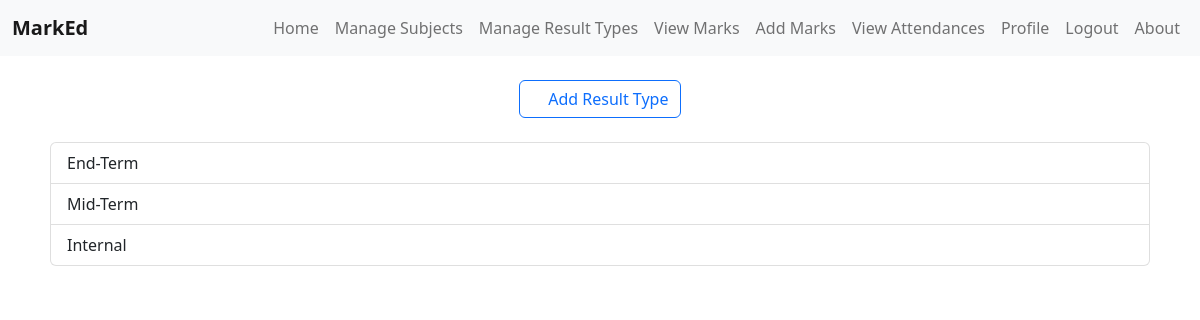
The page /result_types.php (signed in) on the database its author committed.
### tables this page shows
CREATE TABLE `result_types` (
  `id` int(11) NOT NULL,
  `type` varchar(255) DEFAULT NULL,
  `created` timestamp NOT NULL DEFAULT CURRENT_TIMESTAMP
);

### result_types.php (the view, shortened to what this page needs)
<!DOCTYPE html>
<html lang="en">
<head>
  <link href="/components/libs/font-awesome-pro/css/all.min.css" rel="stylesheet">
</head>
<body>
   <?php include 'nav.php'; ?>
   <?php
    $roleQ = "SELECT role from users where id = '$sUserId' limit 1";
    $roleE = mysqli_fetch_assoc(mysqli_query($conn, $roleQ));
    $role = $roleE['role'];
    if($role == 'faculty'){
  ?>
  <div class="container">
    <div class="text-center mt-4">
      <button type="button" id="addResultTypeBtn" class="btn btn-outline-primary"><i class="fas fa-plus"></i> Add Result Type</button>
    </div>
    <ul class="list-group mt-4 mx-2 result-types-list">
      <?php
        $resultTypeQuery = "SELECT id, type FROM result_types";
        $resultTypeResult = mysqli_query($conn, $resultTypeQuery);
        while($row = mysqli_fetch_assoc($resultTypeResult)) {
          echo "<li class='list-group-item d-flex justify-content-between align-items-center' data-id='".$row['id']."'>".$row['type']."
          <p class='mb-0 d-flex gap-4'>
            <i class='fas fa-pencil edit' data-id='".$row['id']."'></i>
            <i class='fas fa-trash-alt delete' data-id='".$row['id']."'></i>
          </p>
          </li>";
        }
      ?>
    </ul>
  </div>
  <?php
    } else {
  ?>
  <div class="alert alert-danger m-4">
    This page is only for faculties.
  </div>
  <?php
    }
  ?>
</body>
</html>

### rows shown on the page
result_types: type "End-Term"
result_types: type "Mid-Term"
result_types: type "Internal"
